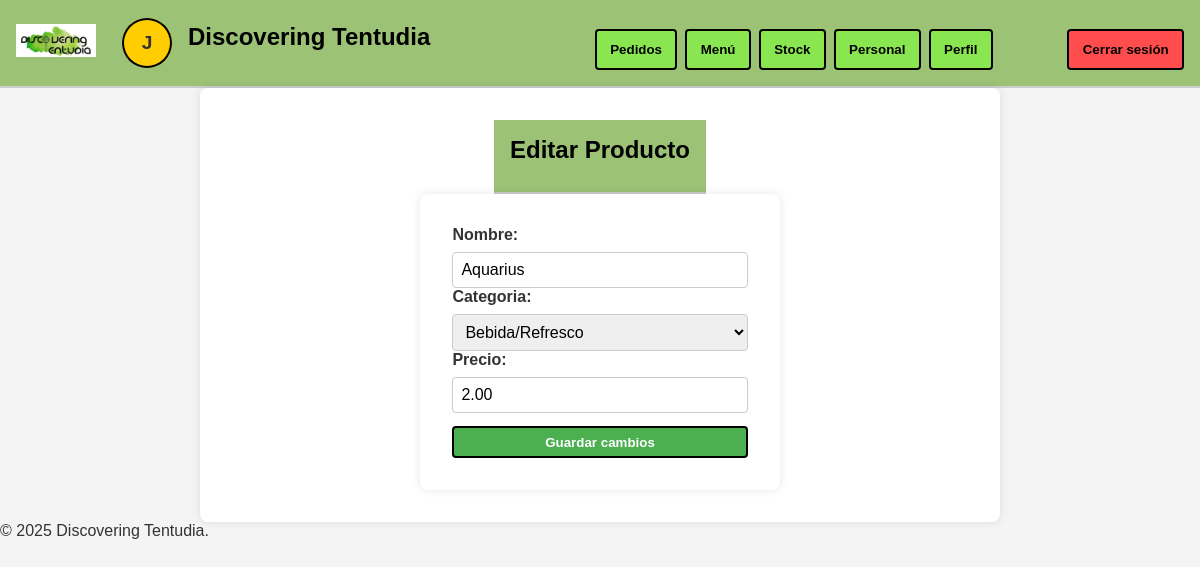
The page /producto/23/editar/ (signed in) on the database its author committed.
### tapAppGestion/models.py (models this page shows, shortened)
class Producto(models.Model):
    CATEGORIAS = (
        ('Cervezas', 'Cervezas'),
        ('Bebida/Refresco', 'Bebida/Refresco'),
        ('Copa Vino', 'Copa Vino'),
        ('Botellas Vino', 'Botellas Vino'),
        ('Fuera de Carta', 'Fuera de Carta'),
        ('Pan', 'Pan'),
        ('Tapas o ½ Ración', 'Tapas o ½ Ración'),
        ('Entrantes', 'Entrantes'),
        ('Pescados', 'Pescados'),
        ('Carnes Ibéricas', 'Carnes Ibéricas'),
        ('Carnes Ternera', 'Carnes Ternera'),
        ('Bocadillos', 'Bocadillos'),
        ('Postres', 'Postres'),
        ('Cafés', 'Cafés'),
        ('Bebidas Alcohólicas', 'Bebidas Alcohólicas'),
        ('Desayunos', 'Desayunos'),
        ('Oferta del día', 'Oferta del día'),
    )
    nombre = models.CharField(max_length=100)
    categoria = models.CharField(max_length=50, choices=CATEGORIAS)
    precio = models.DecimalField(max_digits=6, decimal_places=2)
    imagen = models.ImageField(upload_to='productos/', blank=True, null=True)
    cantidad = models.PositiveIntegerField(default=0)  # Campo para la cantidad en el almacén

### tapAppGestion/views.py (the view)
# urls.py: path('producto/<int:producto_id>/editar/', views.editar_producto, name='editar_producto'),
@login_required
def editar_producto(request, producto_id):
    producto = get_object_or_404(Producto, id=producto_id)
    if request.method == 'POST':
        form = ProductoForm(request.POST, request.FILES, instance=producto)
        if form.is_valid():
            form.save()
            messages.success(request, 'El producto ha sido actualizado.')
            return redirect('menu')
    else:
        form = ProductoForm(instance=producto)
    return render(request, 'editar_producto.html', {'form': form, 'producto': producto})

### tapAppGestion/forms.py
class ProductoForm(forms.ModelForm):
    class Meta:
        model = Producto
        fields = ['nombre', 'categoria', 'precio']

### tapAppGestion/templates/editar_producto.html (shortened to what this page needs)
{% extends 'base.html' %}
{% load static %}
{% block content %}
<!DOCTYPE html>
<html lang="es">
<head>
  <link rel="stylesheet" type="text/css" href="{% static 'css/stylesEditar.css' %}">
</head>
<body>
  <header>
    <h1>Editar Producto</h1>
  </header>
  <main>
    <form method="post" enctype="multipart/form-data">
      {{ form.as_p }}
      <button type="submit">Guardar cambios</button>
    </form>
  </main>
</body>
</html>
{% endblock %}

### tapAppGestion/templates/base.html (shortened to what this page needs)
{% load static %}
<!DOCTYPE html>
<html lang="es">
<head>
    <link rel="stylesheet" type="text/css" href="{% static 'css/stylesIndex.css' %}">
</head>
<body>
    <header>
        <div class="header-left">
            <a href="{% url 'index' %}">
                <img src="{% static 'images/logo_blanco.jpeg' %}" alt="Logo Discovering Tentudia" class="logo">
            </a>
            <a href="{% url 'profile' %}" style="text-decoration: none;">
                <div class="user-circle">{{ user.first_name|slice:":1" }}</div>
            </a>
            <h1>Discovering Tentudia</h1>
        </div>
        <nav>
            <button>Pedidos</button>
            <a href="{% url 'menu' %}">
                <button>Menú</button>
            </a>
            <a href="{% url 'stock' %}">
                <button>Stock</button>
            </a>
            <a href="{% url 'personal' %}">
            <button>Personal</button>
            </a>
            <a href="{% url 'profile' %}">
                <button>Perfil</button>
            </a>
            <a href="{% url 'salir' %}">
                <button class="logout-button">Cerrar sesión</button>
            </a>
        </nav>
    </header>
    <main>
        {% block content %}
        {% endblock %}
    </main>
    <footer>
        <p>&copy; 2025 Discovering Tentudia.</p>
    </footer>
</body>
</html>

### tapAppGestion/static/css/stylesIndex.css (style rules this page uses)
* { margin: 0; padding: 0; box-sizing: border-box; }
body { font-family: Arial, sans-serif; background-color: #fff; color: #333; }
header { display: flex; align-items: center; justify-content: space-between; padding: 1em; border-bottom: 2px solid #ccc; }
header h1 { font-weight: bold; font-size: 24px; color: black; }
.header-left { display: flex; align-items: center; gap: 1em; }
.user-circle { width: 50px; height: 50px; border-radius: 50%; background-color: #ffcd00; display: flex; align-items: center; justify-content: center; font-weight: bold; font-size: 1.2rem; color: #333; box-shadow: 0 0 0 2px #000 inset; }
h1 { font-size: 1.2rem; font-weight: normal; }
nav { display: flex; gap: 0.5em; }
nav button { background-color: #8ae650; border: 2px solid #000; color: #000; font-weight: bold; padding: 0.8em 1em; cursor: pointer; border-radius: 4px; }
.logout-button { background-color: #ff4d4d; margin-left: 5em; }
main { position: relative; padding: 2em; display: flex; flex-direction: column; align-items: center; }
.logo { width: 80px; height: auto; margin-right: 10px; }

### tapAppGestion/static/css/stylesEditar.css (style rules this page uses)
body { font-family: Arial, sans-serif; background-color: #f4f4f4; color: #333; margin: 0; padding: 0; }
main { padding: 2em; max-width: 800px; margin: 0 auto; background-color: white; border-radius: 8px; box-shadow: 0 0 10px rgba(0, 0, 0, 0.1); }
h1 { font-size: 2em; margin-bottom: 0.5em; }
form { display: flex; flex-direction: column; }
label { font-weight: bold; margin-top: 1em; }
input[type="text"], input[type="number"], textarea, select { padding: 0.5em; margin-top: 0.5em; border: 1px solid #ccc; border-radius: 4px; font-size: 1em; width: 100%; }
button { display: inline-block; padding: 0.5em 1em; margin-top: 1em; background-color: #4CAF50; color: white; text-align: center; text-decoration: none; border-radius: 4px; border: 2px solid #000; font-weight: bold; cursor: pointer; }

### tapAppGestion/templates/base.html (style rules this page uses)
header { background-color: #9cc276; }

### rows shown on the page
Producto: nombre "Aquarius", categoria "Bebida/Refresco", precio "2.00"

### other values the page prints
{{ user.first_name|slice:":1" }} "J"
